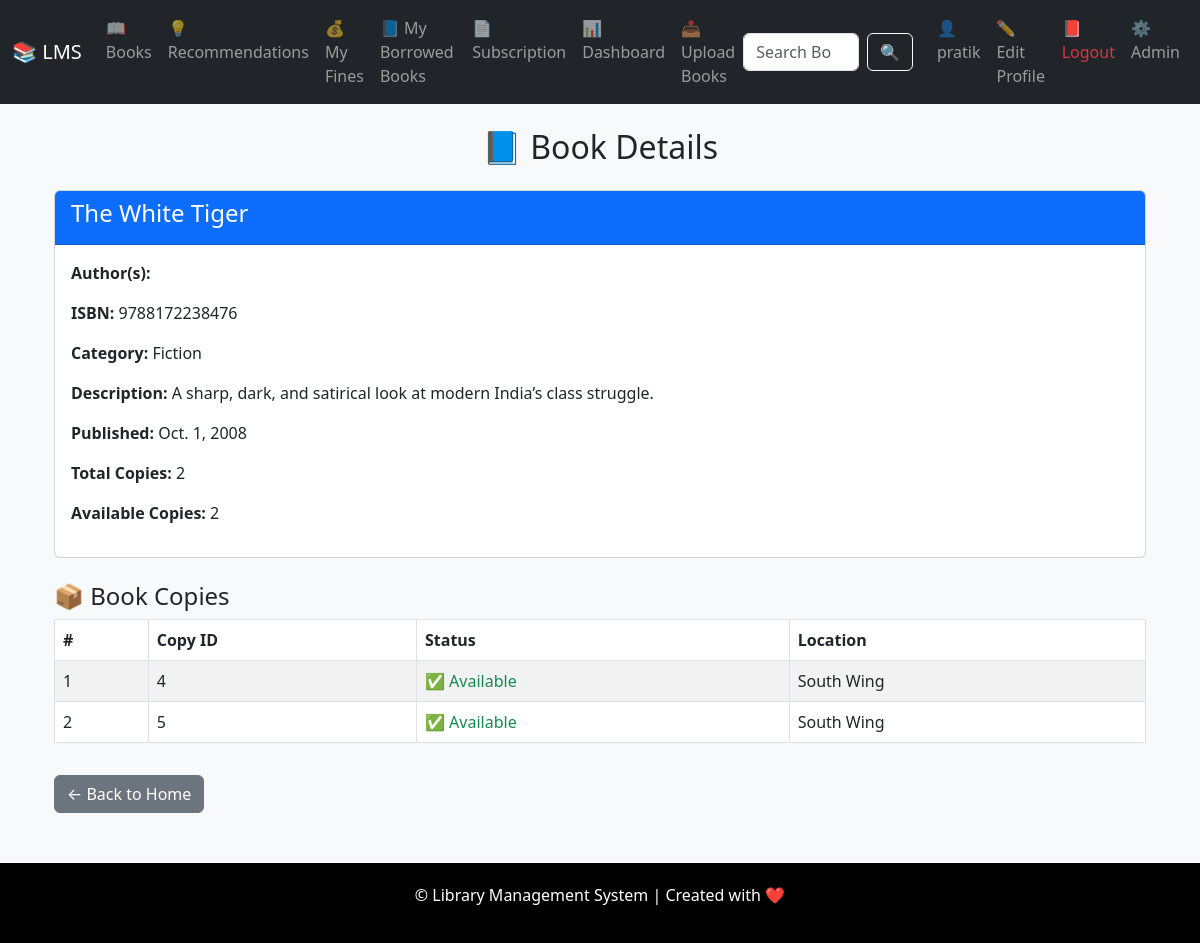
Before: /books/book/2/detail/ (signed in) with the older database file.
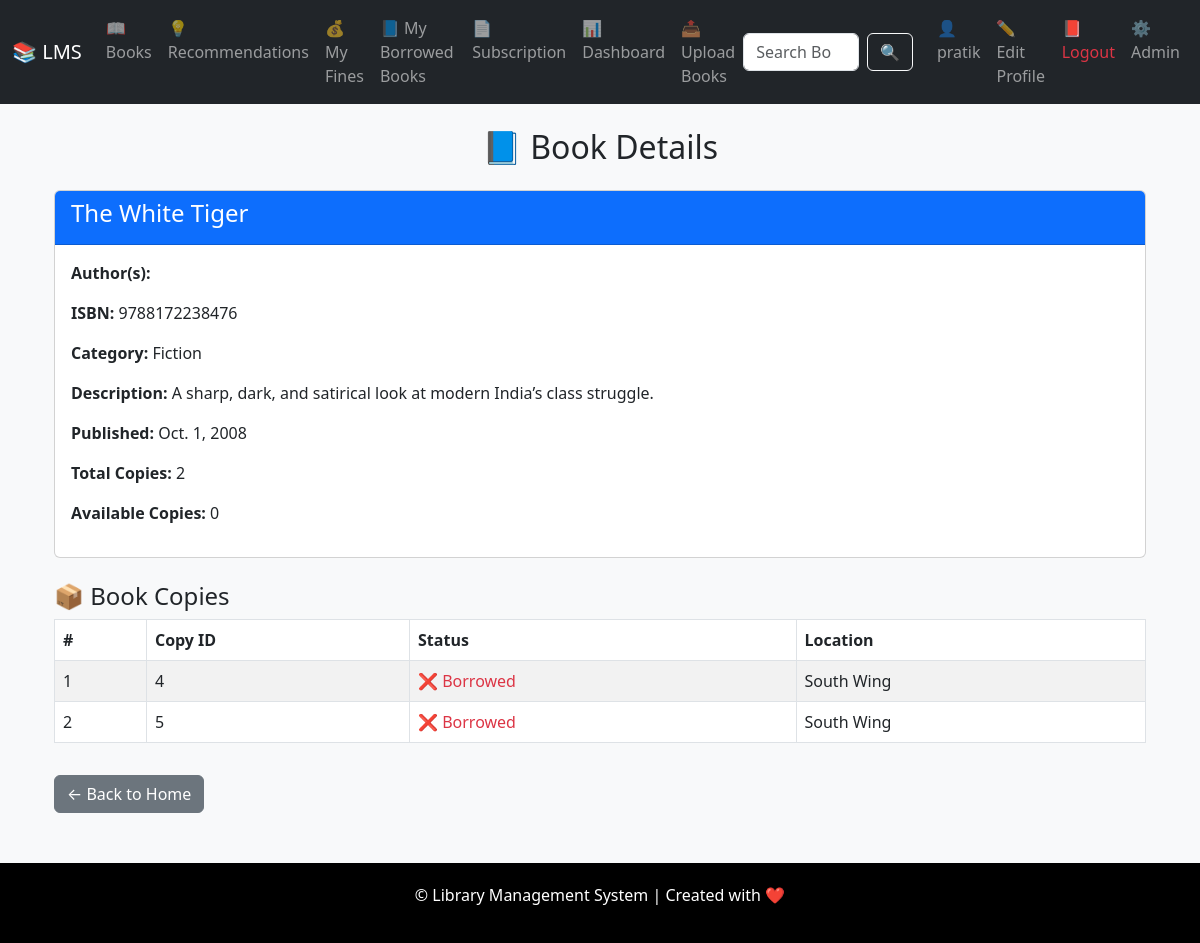
After: the same page with the newer database file.
### books/models.py (models this page shows, shortened)
class BookCopy(models.Model):
    STATUS_CHOICES = [
        ('available', 'Available'),
        ('borrowed', 'Borrowed'),
        ('lost', 'Lost'),
        ('damaged', 'Damaged'),
    ]
    book = models.ForeignKey(Book, on_delete=models.CASCADE)  # पुस्तक संदर्भ
    status = models.CharField(max_length=10, choices=STATUS_CHOICES, default='available')  # स्टेटस
    copy_id = models.CharField(max_length=30, unique=True, default='default_copy')  # ✅ Unique ID for each copy
    library_location = models.CharField(max_length=100, default='Main Branch')  # कोणत्या शाखेत आहे?

### books/views.py (the view)
# urls.py: path('book/<int:book_id>/detail/', BookDetailView.as_view(), name='book_detail'),  # ✅ Corrected
class BookDetailView(LoginRequiredMixin, View):
    def get(self, request, book_id):
        book = get_object_or_404(Book, id=book_id)
        copies = BookCopy.objects.filter(book=book)
        available_copies = copies.filter(status='available').count()
        return render(request, 'books/book_detail.html', {
            'book': book,
            'copies': copies,
            'available_copies': available_copies
        })

### templates/books/book_detail.html (shortened to what this page needs)
{% extends 'base.html' %}
{% load static %}
{% block content %}
<div class="container mt-4">
    <h2 class="mb-4 text-center">📘 Book Details</h2>
    <div class="card mb-4">
        <div class="card-header bg-primary text-white">
            <h4>{{ book.title }}</h4>
        </div>
        <div class="card-body">
            <p><strong>Author(s):</strong> {{ book.get_authors }}</p>
            <p><strong>ISBN:</strong> {{ book.isbn }}</p>
            <p><strong>Category:</strong> {{ book.category.name }}</p>
            <p><strong>Description:</strong> {{ book.description }}</p>
            <p><strong>Published:</strong> {{ book.published_date }}</p>
            <p><strong>Total Copies:</strong> {{ copies.count }}</p>
            <p><strong>Available Copies:</strong> {{ available_copies }}</p>
        </div>
    </div>
    <h4>📦 Book Copies</h4>
    {% if copies %}
    <table class="table table-bordered table-striped">
        <thead class="thead-dark">
            <tr>
                <th>#</th>
                <th>Copy ID</th>
                <th>Status</th>
                <th>Location</th>
            </tr>
        </thead>
        <tbody>
            {% for copy in copies %}
            <tr>
                <td>{{ forloop.counter }}</td>
                <td>{{ copy.id }}</td>
                <td>
                    {% if copy.status == 'available' %}
                        <span class="text-success">✅ Available</span>
                    {% else %}
                        <span class="text-danger">❌ Borrowed</span>
                    {% endif %}
                </td>
                <td>{{ copy.library_location }}</td>
            </tr>
            {% endfor %}
        </tbody>
    </table>
    {% else %}
        <p>this book copy is not available.</p>
    {% endif %}
    <a href="{% url 'books:book_list' %}" class="btn btn-secondary mt-3">← Back to Home</a>
</div>
{% endblock %}

Changed rows visible on the page:
changed BookCopy id 4: status "✅ Available" → "❌ Borrowed"
changed BookCopy id 5: status "✅ Available" → "❌ Borrowed"
Other visible differences:
{{ available_copies }}: "2" → "0"
